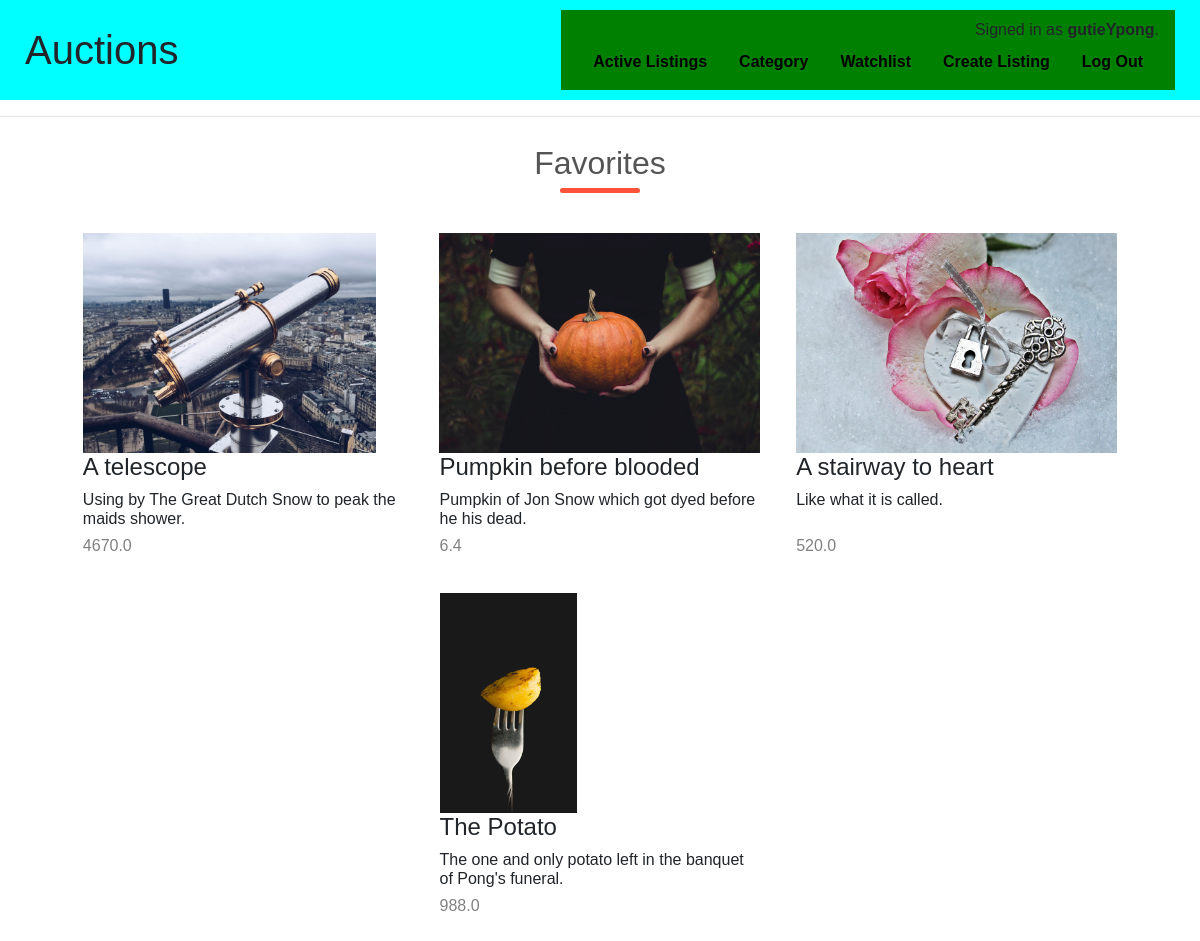
/watchlist (signed in), run on an earlier commit of the app's database.
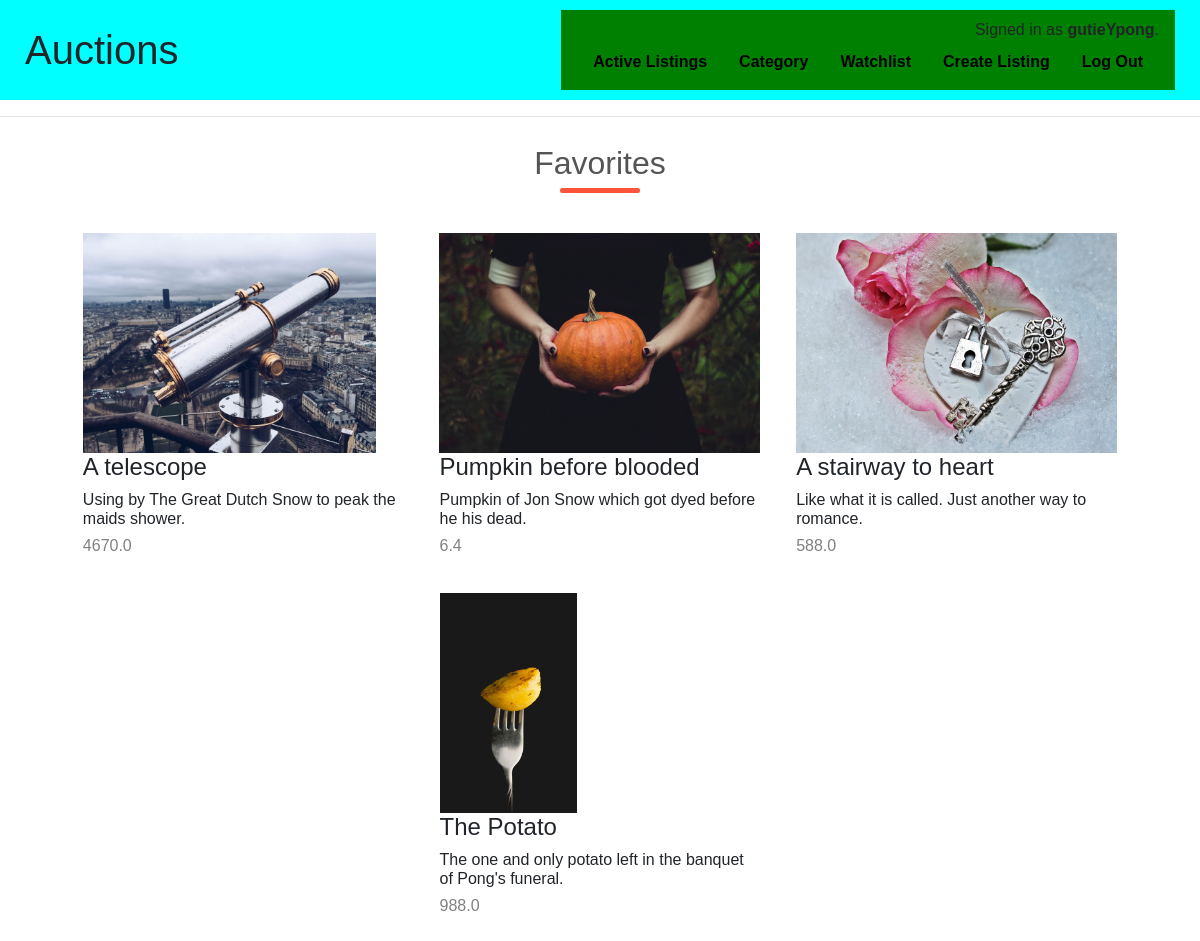
And on a later commit of the database.
### auctions/models.py (models this page shows, shortened)
class Listing(models.Model):
    item_image = models.ImageField(upload_to='images/', blank=True, null=True)
    item_name = models.CharField(max_length=64)
    item_desc = models.CharField(max_length=128)
    starting_bid = models.FloatField()
    item_category = models.ForeignKey(Category, on_delete=models.CASCADE, related_name="classified")
    watchlist = models.ManyToManyField(User, blank=True, related_name="favorites")
    bid_count = models.IntegerField(default=0, blank=False)
    is_active = models.BooleanField(default=True)
    item_creater = models.ForeignKey(User, on_delete=models.CASCADE, related_name="creater")

### auctions/views.py (the view)
# urls.py: path("watchlist", views.watchlist, name="watchlist"),
def watchlist(request):
    if_user_login(request)
    user_watchlist = (User.objects.get(id=request.user.id)).favorites.all()
    return render(request, "auctions/watchlist.html", {
        "user_name": request.user,
        "user_watchlist": user_watchlist
    })

### auctions/views.py (called while the page is built)
def if_user_login(request):
    if not request.user.is_authenticated:
        return HttpResponseRedirect(reverse("login"))

### auctions/templates/auctions/watchlist.html
{% extends "auctions/layout.html" %}
{% block body %}
    <h2 class="theme">Favorites</h2>
    <div class="listings-row">
        {% for item in user_watchlist %}
            <div class="listings-col-3">
                <a href="{% url 'detail' item.item_name %}">
                    <img src="{{ item.item_image.url }}">
                </a>
                <h4>{{ item.item_name }}</h4>
                <h6>{{ item.item_desc }}</h5>
                <h6 class="bid">{{ item.starting_bid }}</h6>
            </div>
        {% endfor %}
    </div>
{% endblock %}

What changed in the data, as far as the page shows it:
changed Listing "A stairway to heart": item_desc "Like what it is called." → "Like what it is called. Just another way to romance."; starting_bid "520.0" → "588.0"
